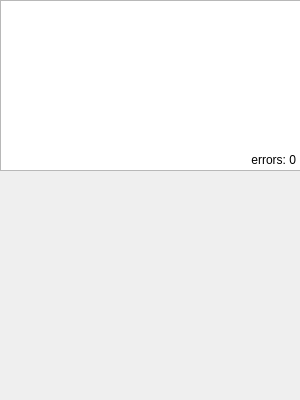
<?xml version="1.0" encoding="UTF-8"?>
<ui version="4.0">
 <class>MainWindow</class>
 <widget class="QMainWindow" name="MainWindow">
  <property name="geometry">
   <rect>
    <x>0</x>
    <y>0</y>
    <width>300</width>
    <height>400</height>
   </rect>
  </property>
  <property name="windowTitle">
   <string>Proba</string>
  </property>
  <widget class="QWidget" name="centralwidget">
   <widget class="QLabel" name="ToNaber">
    <property name="enabled">
     <bool>true</bool>
    </property>
    <property name="geometry">
     <rect>
      <x>0</x>
      <y>180</y>
      <width>301</width>
      <height>121</height>
     </rect>
    </property>
    <property name="sizePolicy">
     <sizepolicy hsizetype="Preferred" vsizetype="Preferred">
      <horstretch>0</horstretch>
      <verstretch>0</verstretch>
     </sizepolicy>
    </property>
    <property name="styleSheet">
     <string notr="true">p {
  display: inline;
}</string>
    </property>
    <property name="text">
     <string>&lt;html&gt;&lt;head/&gt;&lt;body&gt;&lt;p&gt;&lt;br/&gt;&lt;/p&gt;&lt;/body&gt;&lt;/html&gt;</string>
    </property>
    <property name="alignment">
     <set>Qt::AlignLeading|Qt::AlignLeft|Qt::AlignTop</set>
    </property>
   </widget>
   <widget class="QTextEdit" name="textEdit">
    <property name="geometry">
     <rect>
      <x>0</x>
      <y>0</y>
      <width>301</width>
      <height>171</height>
     </rect>
    </property>
   </widget>
   <widget class="QLabel" name="ErrCount">
    <property name="geometry">
     <rect>
      <x>230</x>
      <y>150</y>
      <width>66</width>
      <height>19</height>
     </rect>
    </property>
    <property name="text">
     <string>errors: 0</string>
    </property>
    <property name="alignment">
     <set>Qt::AlignRight|Qt::AlignTrailing|Qt::AlignVCenter</set>
    </property>
   </widget>
  </widget>
 </widget>
 <resources/>
 <connections/>
</ui>
